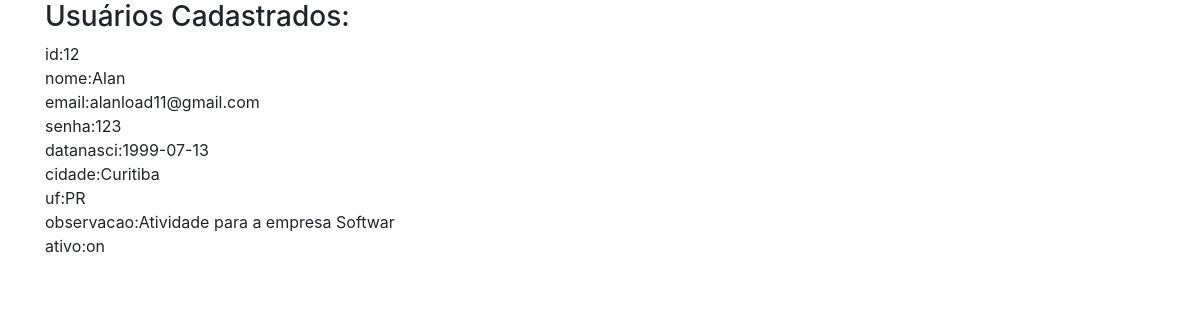
The app's page /exibir.php with its own data.
### tables this page shows
CREATE TABLE `tb_user` (
  `id` int(11) NOT NULL,
  `nome` varchar(100) NOT NULL,
  `email` varchar(100) NOT NULL,
  `senha` varchar(100) NOT NULL,
  `datanasci` date NOT NULL,
  `cidade` varchar(100) NOT NULL,
  `uf` text NOT NULL,
  `observacao` varchar(200) NOT NULL,
  `ativo` varchar(100) NOT NULL
);

### exibir.php (the view, shortened to what this page needs)
<!DOCTYPE html>
<html lang="pt-br">
<head>
	<link rel="stylesheet" type="text/css" href="bootstrap/css/bootstrap.min.css">
</head>
<body class="container">
<?php
	include 'conn.php';
	$sql  = "SELECT * FROM tb_user";
	$result  = mysqli_query($conn, $sql);
	$linhas = mysqli_affected_rows($conn);
if ($linhas > 0)
		{
			echo "<h3>Usuários Cadastrados:</h3>";
			while ($registros = mysqli_fetch_assoc($result))
			{
				echo "<p>";
				foreach ($registros as $indice => $valor)
				{
					echo "$indice:$valor<br>";
				}
			echo "</p>";
			}
		}
else
	{
		echo "<h3>Não há Usuários</h3>";
	}

### records on screen
tb_user: indice "id", id "12", indice "nome", nome "Alan", indice "email", email "alanload11@gmail.com", indice "senha", senha "123", indice "datanasci", datanasci "1999-07-13", indice "cidade", cidade "Curitiba", indice "uf", uf "PR", indice "observacao", observacao "Atividade para a empresa Softwar", indice "ativo", ativo "on"
